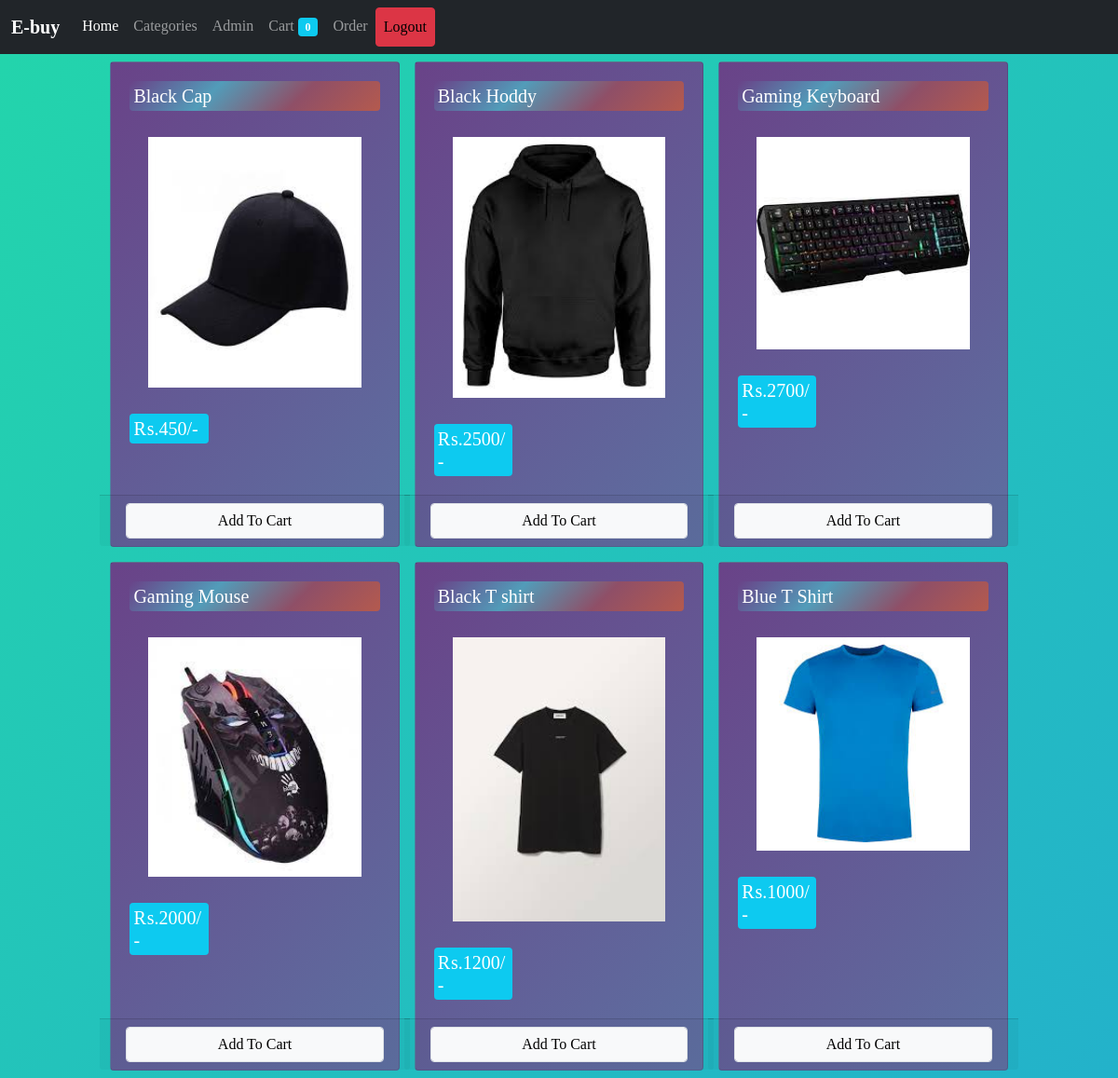
Page / (signed in) on the committed database.
### store/models.py (models this page shows, shortened)
class Product(models.Model):
    name = CharField(max_length=100,null=True)
    img = ImageField(null=True)
    price = IntegerField(default = 0,null=True)
    des = CharField(max_length=1000,null=True,default='Description')

### store/views.py (the view)
# urls.py: path('',views.main,name='main'),
def main(request):
    if request.method=='POST':
        product = request.POST['product']
        remove = request.POST.get('remove')
        print(remove)
        cart = request.session.get('cart')
        if cart:
            quantity= cart.get(product)
            if quantity:
                if remove:
                    if quantity<=1:
                        cart.pop(product)
                    else:
                        cart[product] = quantity-1
                else:
                    cart[product] = quantity+1
            else:
                cart[product] = 1
        else:
            cart = {}
            cart[product] = 1
        request.session['cart'] = cart
        print(request.session['cart'] )
        return redirect('main')
    else:
        cart = request.session.get('cart')
        if not cart:
            request.session['cart'] = {}
        products = Product.objects.all()
        context ={'products':products}
        print(request.session.get('customer_email'))
        return render(request,'store.html',context)

### store/templatetags/cart.py (called while the page is built)
@register.filter(name='cart_check')
def cart_check(product,cart):
    keys = cart.keys()
    for id in keys:
        if id == str(product.id):
            return True
    return False

### store/templates/store.html (shortened to what this page needs)
{% extends 'main.html' %}
{% load static %}
{% block content %}
{% load cart %}
    <div class="row">
        <div class="column left"></div>
        <div class="column middle">
            <div  class="row">
              {% for product in products %}
                <div class="col-sm-4 p-2 d-flex" id="{{product.id}}">
                  <div class="card ">
                    <div  id="card" class="card-body  rounded">
                      <h5 style="background:  linear-gradient(-45deg, #b45a4e, #8f4f67,#529cb9,#694388);" class="card-title m-1 p-1  rounded">{{product.name}}</h5>
                      <img class="card-img rounded p-4" src="{{product.img.url}}" alt="nopes">
                      <div class="col-lg-4 ">
                      <h5 class="card-title  m-1 p-1 bg-info rounded">₨.{{product.price}}/-</h5>
                      </div>
                    </div>
                    <div class="card-footer row nu-gutters">
                      {% if product|cart_check:request.session.cart  %}
                      <div  class="row nu-gutters  ">
                        <form action="/#{{product.id}}" class="col-2" method="POST">
                          {% csrf_token%}
                      <input hidden type="text" name="product" value="{{product.id}}" class="p-2">
                      <input hidden type="text" name="remove" value='True' class="p-2">
                          <input type="submit" value=" - " name="" class=" btn btn-block btn-secondary rounded">
                        </form>
                        <div class="text-center col"> {{product|cart_count:request.session.cart}} in cart</div>
                        <form action="/#{{product.id}}" class="col-2" method="POST">
                          {% csrf_token%}
                      <input hidden type="text" name="product" value="{{product.id}}" class="p-2">
                          <input type="submit" value=" + " name="" class=" btn btn-block btn-secondary rounded">
                        </form>
                      </div>
                      {% else %}
                      <form action="/#{{product.id}}" method="POST" class="btn-block">
                      <input type="submit" class="float-right btn btn-light border form-control " value="Add To Cart">
                    </form>
                    {% endif %}
                    </div>
                  </div>
                </div>
                  {% endfor %}
              </div>
        </div>
        <div class="column right"></div>
    </div>
{% endblock content%}

### store/templates/main.html (style rules this page uses)
body { font-family: Baloo; width: 100%; height: 100%; color: #fff; background: linear-gradient(-45deg, #EE7752, #ec84ac,#23A6D5,#23D5AB); background-size: 400% 400%; position: relative; animation: change 10s ease-in-out infinite; }

### store/templates/store.html (style rules this page uses)
.column { float: left; }
.left, .right { width: 10%; }
.middle { width: 80%; }
.card { width: 100%; height: 100%; color: #fff; background: linear-gradient(-45deg, #8f4f67,#529cb9,#694388); background-size: 400% 400%; position: relative; animation: change 10s ease-in-out infinite; }

### rows in the picture
Product: name "Black Cap", img (picture), price "450"
Product: name "Black Hoddy", img (picture), price "2500"
Product: name "Gaming Keyboard", img (picture), price "2700"
Product: name "Gaming Mouse", img (picture), price "2000"
Product: name "Black T shirt", img (picture), price "1200"
Product: name "Blue T Shirt", img (picture), price "1000"

### other values in the picture
{{ request.session.cart.keys|length }} "0"
